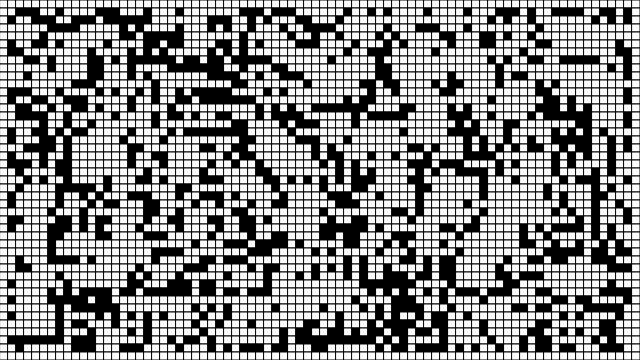
Frame 1 (no input)
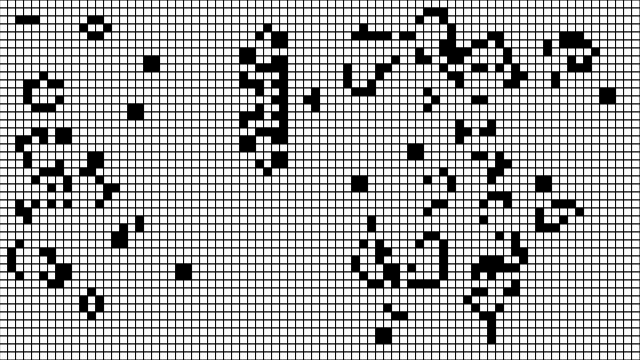
Frame 60 (no input)
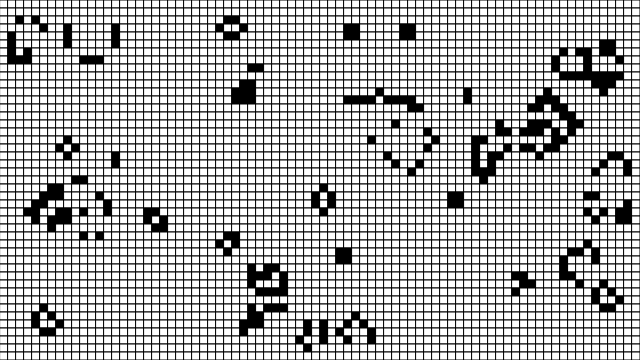
Frame 120 (the mouse pressed at the canvas centre since frame 60)

The p5.js sketch that drew these frames (run headless with seeded random() and noise() and a simulated clock; from frame 60 on, the mouse is pressed at the canvas centre):

// p5.js sketch
// ── sketch.js
var gol;

function setup() {
  	createCanvas(640, 360);
  	setFrameRate(24);
  	gol = new GOL();
}

function draw() {
  	background(255);
  	gol.generate();
  	gol.display();
};

function mousePressed() {
  	gol.init();
};


// ── GOL.js
// The Nature of Code
// Daniel Shiffman
// http://natureofcode.com

function GOL() {

  this.w = 8;
  this.columns = width/this.w;
  this.rows = height/this.w;
  this.board = new Array(this.columns);
  for (let i = 0; i < this.columns; i++) {
    this.board[i] = new Array(this.rows);
  }
  // Going to use multiple 2D arrays and swap them
  this.next = new Array(this.columns);
  for (let i = 0; i < this.columns; i++) {
    this.next[i] = new Array(this.rows);
  }
  this.init = function() {
    for (let i =0;i < this.columns;i++) {
      for (let j =0;j < this.rows;j++) {
        // Lining the edges with 0s
        if (i === 0 || j === 0 || i == this.columns-1 || j == this.rows-1) this.board[i][j] = 0;
        // Filling the rest randomly
        else this.board[i][j] = Math.floor(random(2));
        this.next[i][j] = 0;
      }
    }
  };

  this.init();

  // The process of creating the new generation
  this.generate = function() {


    // Loop through every spot in our 2D array and check spots neighbors
    for (let x = 1; x < this.columns-1; x++) {
      for (let y = 1; y < this.rows-1; y++) {
        // Add up all the states in a 3x3 surrounding grid
        let neighbors = 0;

        for (let i = -1; i <= 1; i++) {
          for (let j = -1; j <= 1; j++) {
            neighbors += this.board[x+i][y+j];
          }
        }

        // A little trick to subtract the current cell's state since
        // we added it in the above loop
        neighbors -= this.board[x][y];

        // Rules of Life
        if      ((this.board[x][y] == 1) && (neighbors <  2)) this.next[x][y] = 0;           // Loneliness
        else if ((this.board[x][y] == 1) && (neighbors >  3)) this.next[x][y] = 0;           // Overpopulation
        else if ((this.board[x][y] === 0) && (neighbors == 3)) this.next[x][y] = 1;           // Reproduction
        else                                            this.next[x][y] = this.board[x][y];  // Stasis
      }
    }

    // Swap!
    let temp = this.board;
    this.board = this.next;
    this.next = temp;
  };

  // This is the easy part, just draw the cells, fill 255 for '1', fill 0 for '0'
  this.display = function() {
    for (let i = 0; i < this.columns;i++) {
      for (let j = 0; j < this.rows;j++) {
        if ((this.board[i][j] == 1)) fill(0);
        else fill(255);
        stroke(0);
        rect(i*this.w, j*this.w, this.w, this.w);
      }
    }
  };
}
